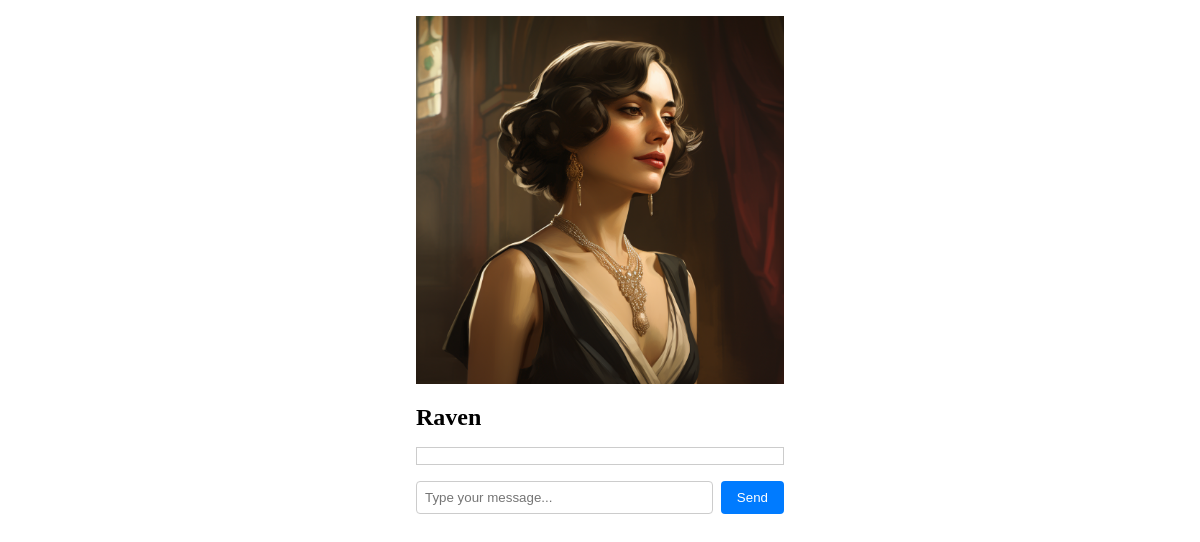
Page /character/10 on the committed database.
### character/models.py (models this page shows, shortened)
class Character(models.Model):
    name = models.CharField(max_length=100)
    description = models.TextField()
    image = models.ImageField(upload_to='images/', default='images/placeholder.jpg', blank=True)

### character/views.py (the view)
# urls.py: path('character/<int:pk>', views.character, name='character'),
def character(request, pk):
    character = get_object_or_404(Character, pk=pk)
    quests = Quest.objects.filter(character=character)
    quest_strings = []
    for quest in quests:
        quest_string = f"{quest.name}: {quest.description}"
        quest_strings.append(quest_string)
        quest.completed = True
        quest.save()
    current_character = Character_AI(character.name, character.description, "You are in newyork during the 1930's", "These are quests associated with your character: " + str(quest_strings))
    cache_key = 'character_' + str(pk)
    cache.set(cache_key, current_character, 60 * 60 * 24)
    return render(request, 'character/character.html', {'character': character, 'cache_key': cache_key, 'quests': quests})

### character/templates/character/character.html (shortened to what this page needs)
<!DOCTYPE html>
<html lang="en">
<head>
</head>
<body>
    <div class="character-screen">
        <img class="character-image" src="{{ character.image.url }}" alt="Character Image">
        <h1 class="character-heading">{{ character.name }} </h1>
        <div class="chat-log" id="chat-log">
        </div>
        <div class="chat-input-container">
            <input class="chat-input" id="chat-input" type="text" placeholder="Type your message..." />
            <button class="chat-button" id="chat-button">Send</button>
        </div>
    </div>
</body>
</html>

### character/templates/character/character.html (style rules this page uses)
* { margin: 0; padding: 0; box-sizing: border-box; }
.character-screen { width: 100%; max-width: 400px; margin: 0 auto; padding: 16px; }
.character-image { width: 100%; height: auto; }
.character-heading { font-size: 24px; margin-top: 16px; }
.chat-log { max-height: 300px; overflow-y: auto; border: 1px solid #ccc; padding: 8px; margin-top: 16px; }
.chat-input-container { display: flex; margin-top: 16px; }
.chat-input { flex: 1; padding: 8px; border: 1px solid #ccc; border-radius: 4px; }
.chat-button { padding: 8px 16px; background-color: #007bff; color: #fff; border: none; border-radius: 4px; margin-left: 8px; cursor: pointer; }

### rows in the picture
Character: image (picture), name "Raven"
